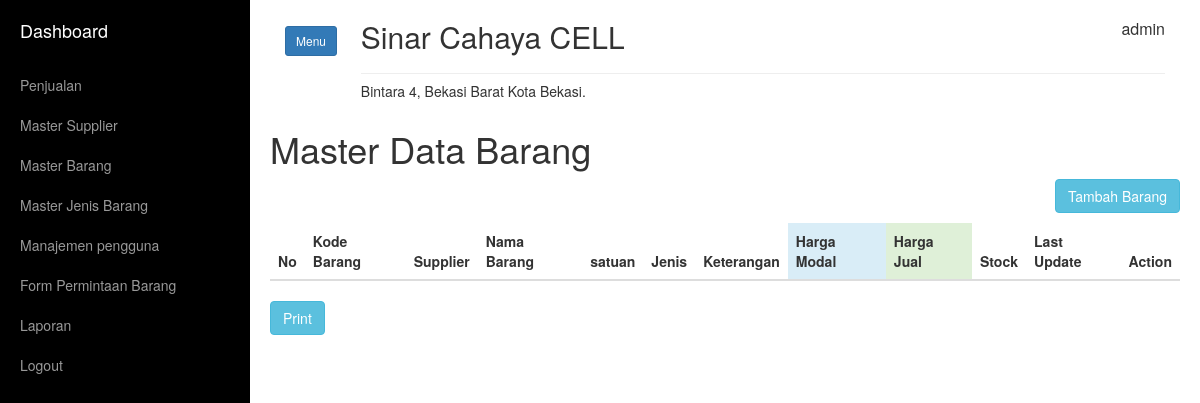
Page /home.php?link=master_barang (signed in) on the earlier database version.
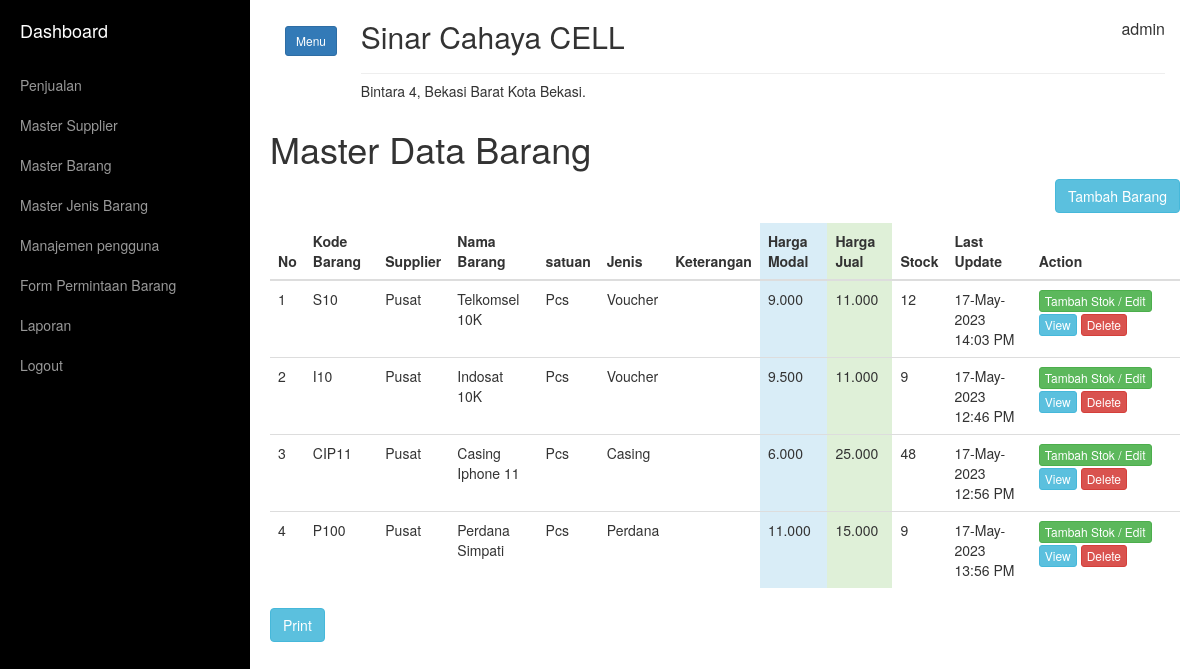
Same page on the later database version.
### tables this page shows
CREATE TABLE `tb_barang` (
  `id` int(11) NOT NULL,
  `kode_barang` varchar(20) NOT NULL,
  `id_supp` int(11) NOT NULL,
  `nama_barang` varchar(50) NOT NULL,
  `keterangan` text NOT NULL,
  `harga_modal` int(11) NOT NULL,
  `harga_jual` int(11) NOT NULL,
  `jenis` int(11) NOT NULL,
  `satuan` varchar(20) NOT NULL,
  `stock` int(11) NOT NULL,
  `last_update` timestamp NOT NULL DEFAULT current_timestamp(),
  `foto` text NOT NULL
);

CREATE TABLE `tb_supplier` (
  `id_supplier` int(11) NOT NULL,
  `nama_supp` varchar(50) NOT NULL,
  `alamat_supp` text NOT NULL,
  `tlp_supp` varchar(12) NOT NULL
);

CREATE TABLE `tb_jenis` (
  `id` int(11) NOT NULL,
  `nama_jenis` varchar(22) NOT NULL
);

### master_barang.php (the view, shortened to what this page needs)
<h1>Master Data Barang</h1>
<button type="button" style="margin-bottom: 10px;" class="btn btn-info pull-right" data-toggle="modal" id="btntambah">Tambah Barang</button>
<br>
	<table class="table table-responsive table-hover" id="tb_master">
		<thead>
			<tr>
				<th>No</th>
				<th>Kode Barang</th>
				<th>Supplier</th>
				<th>Nama Barang</th>
				<th>satuan</th>
				<th>Jenis</th>
				<th>Keterangan</th>
				<th class="bg-info">Harga Modal</th>
				<th class="bg-success">Harga Jual</th>
				<th>Stock</th>
				<th>Last Update</th>
				<th>Action</th>
			</tr>
		</thead>
		<tbody>
		<?php
			$no = 1;
			$sql = "SELECT *, a.id as idm, b.id as idj, c.id_supplier as id_supp FROM tb_barang a LEFT JOIN tb_jenis b ON a.jenis = b.id LEFT JOIN tb_supplier c ON a.id_supp = c.id_supplier";
			$query  = mysqli_query($conn,$sql);
			while ($data = mysqli_fetch_array($query)) { ?>
			<tr>
				<td><?php echo $no; ?></td>
				<td><?php echo $data['kode_barang'] ?></td>
				<td><?php echo $data['nama_supp'] ?></td>
				<td><?php echo $data['nama_barang'] ?></td>
				<td><?php echo $data['satuan'] ?></td>
				<td><?php echo $data['nama_jenis'] ?></td>
				<td><?php echo $data['keterangan'] ?></td>
				<td class="bg-info"><?php echo number_format($data['harga_modal'],0,',','.'); ?></td>
				<td class="bg-success"><?php echo number_format($data['harga_jual'],0,',','.'); ?></td>
				<td class="<?php echo ($data['stock'] <= 5)?'bg-danger':'' ?>"><?php echo $data['stock'] ?></td>
				<td><?php echo date('d-M-Y H:i A', strtotime($data['last_update'])); ?></td>
				<td>
				<a href="" class="btn btn-success btn-xs btnedit" data-toggle="modal" title="">Tambah Stok / Edit</a>&nbsp
				<a href="home.php?link=master_barang_view&id=<?php echo $data['idm'];?>&ido=" class="btn btn-info btn-xs" title="">View</a>
				<a href="proses_master.php?kode=1&id=<?php echo $data['idm'];?>&ido=" class="btn btn-danger btn-xs" onclick="return confirm('Apakah Anda Yakin.. ?');" title="">Delete</a>
				</td>
			</tr>
		<?php
		$no++;
			}
		 ?>
		</tbody>
	</table>
<div class="row">
	<div class="col-md-12">
		<a href="print_master.php" class="btn btn-info" title="print">Print</a>
	</div>
</div>

Differences in the rows shown:
added tb_barang: kode_barang "S10", tb_supplier.nama_supp "Pusat", nama_barang "Telkomsel 10K", satuan "Pcs", tb_jenis.nama_jenis "Voucher", harga_modal "9.000", harga_jual "11.000", stock "12", last_update "17-May-2023 14:03 PM"
added tb_barang: kode_barang "I10", tb_supplier.nama_supp "Pusat", nama_barang "Indosat 10K", satuan "Pcs", tb_jenis.nama_jenis "Voucher", harga_modal "9.500", harga_jual "11.000", stock "9", last_update "17-May-2023 12:46 PM"
added tb_barang: kode_barang "CIP11", tb_supplier.nama_supp "Pusat", nama_barang "Casing Iphone 11", satuan "Pcs", tb_jenis.nama_jenis "Casing", harga_modal "6.000", harga_jual "25.000", stock "48", last_update "17-May-2023 12:56 PM"
added tb_barang: kode_barang "P100", tb_supplier.nama_supp "Pusat", nama_barang "Perdana Simpati", satuan "Pcs", tb_jenis.nama_jenis "Perdana", harga_modal "11.000", harga_jual "15.000", stock "9", last_update "17-May-2023 13:56 PM"
